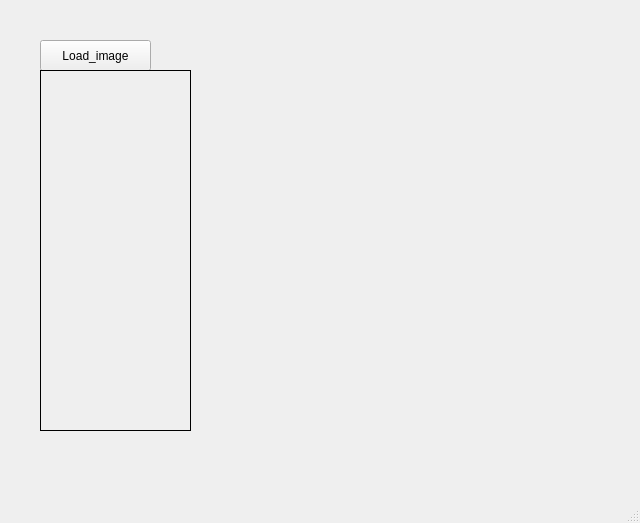
<?xml version="1.0" encoding="UTF-8"?>
<ui version="4.0">
 <class>MainWindow</class>
 <widget class="QMainWindow" name="MainWindow">
  <property name="geometry">
   <rect>
    <x>0</x>
    <y>0</y>
    <width>640</width>
    <height>523</height>
   </rect>
  </property>
  <property name="windowTitle">
   <string>MainWindow</string>
  </property>
  <widget class="QWidget" name="centralwidget">
   <widget class="QPushButton" name="loadButton">
    <property name="geometry">
     <rect>
      <x>40</x>
      <y>40</y>
      <width>111</width>
      <height>31</height>
     </rect>
    </property>
    <property name="text">
     <string>Load_image</string>
    </property>
   </widget>
   <widget class="QLabel" name="imgLabel">
    <property name="geometry">
     <rect>
      <x>40</x>
      <y>70</y>
      <width>151</width>
      <height>361</height>
     </rect>
    </property>
    <property name="frameShape">
     <enum>QFrame::Box</enum>
    </property>
    <property name="text">
     <string/>
    </property>
   </widget>
  </widget>
  <widget class="QMenuBar" name="menubar">
   <property name="geometry">
    <rect>
     <x>0</x>
     <y>0</y>
     <width>640</width>
     <height>21</height>
    </rect>
   </property>
  </widget>
  <widget class="QStatusBar" name="statusbar"/>
 </widget>
 <resources/>
 <connections/>
</ui>
